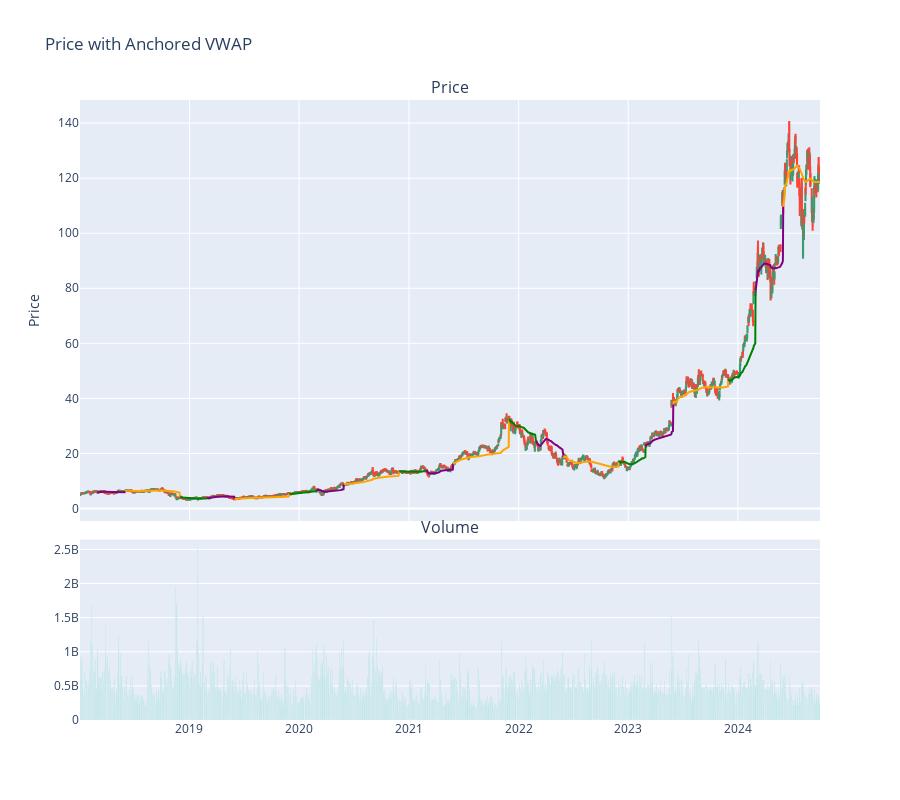

Source (notebook cell):
### Code cell
import plotly.graph_objects as go
from plotly.subplots import make_subplots
import pandas as pd
import numpy as np

# Assuming 'data' is your DataFrame with OHLCV data and datetime index

# Identify the anchor dates (end of May, November, and February)
data['Year'] = data.index.year
data['Month'] = data.index.month

anchor_months = [2, 5, 11]  # February, May, November
anchor_dates = []

for y in data['Year'].unique():
    for m in anchor_months:
        month_data = data[(data['Year'] == y) & (data['Month'] == m)]
        if not month_data.empty:
            last_date = month_data.index.max()
            anchor_dates.append(last_date)

# Sort the anchor dates
anchor_dates = sorted(anchor_dates)

# Initialize columns for Anchored VWAPs
data['Anchored_VWAP'] = np.nan
data['VWAP_Color'] = np.nan  # To store color codes

# Define color mapping for periods
colors = ['purple', 'orange', 'green']

# Calculate anchored VWAP for each period starting from the anchor dates
for i in range(len(anchor_dates)):
    start_date = anchor_dates[i]
    end_date = anchor_dates[i+1] if i+1 < len(anchor_dates) else data.index[-1]
    
    period_data = data.loc[start_date:end_date]
    period_vwap = ((period_data['Close'] * period_data['Volume']).cumsum() /
                   period_data['Volume'].cumsum())
    
    data.loc[start_date:end_date, 'Anchored_VWAP'] = period_vwap
    data.loc[start_date:end_date, 'VWAP_Color'] = i % 3  # Assign a color code

# Map color codes to actual colors
data['VWAP_Color'] = data['VWAP_Color'].map({0: colors[0], 1: colors[1], 2: colors[2]})

# Create the candlestick chart with anchored VWAP
fig = make_subplots(rows=2, cols=1, shared_xaxes=True, 
                    vertical_spacing=0.03, subplot_titles=('Price', 'Volume'),
                    row_heights=[0.7, 0.3])

# Add candlestick trace
fig.add_trace(go.Candlestick(x=data.index,
                open=data['Open'],
                high=data['High'],
                low=data['Low'],
                close=data['Close'],
                name='Price'),
                row=1, col=1)

# Add anchored VWAP trace with varying colors
fig.add_trace(go.Scatter(x=data.index, y=data['Anchored_VWAP'],
                         mode='lines', name='Anchored VWAP',
                         line=dict(width=2, color='rgba(0,0,0,0)'),  # Invisible line
                         hoverinfo='skip'),
                row=1, col=1)

# Add segments with different colors
for i in range(len(anchor_dates)):
    start_date = anchor_dates[i]
    end_date = anchor_dates[i+1] if i+1 < len(anchor_dates) else data.index[-1]
    period_data = data.loc[start_date:end_date]
    fig.add_trace(go.Scatter(x=period_data.index, y=period_data['Anchored_VWAP'],
                             mode='lines', line=dict(color=colors[i % 3], width=2),
                             showlegend=False),
                  row=1, col=1)

# Add volume bar chart
fig.add_trace(go.Bar(x=data.index, y=data['Volume'], name='Volume'),
              row=2, col=1)

# Update layout
fig.update_layout(
    title='Price with Anchored VWAP',
    yaxis_title='Price',
    xaxis_rangeslider_visible=False,
    height=800,
    showlegend=False
)

# Show the plot
fig.show()
